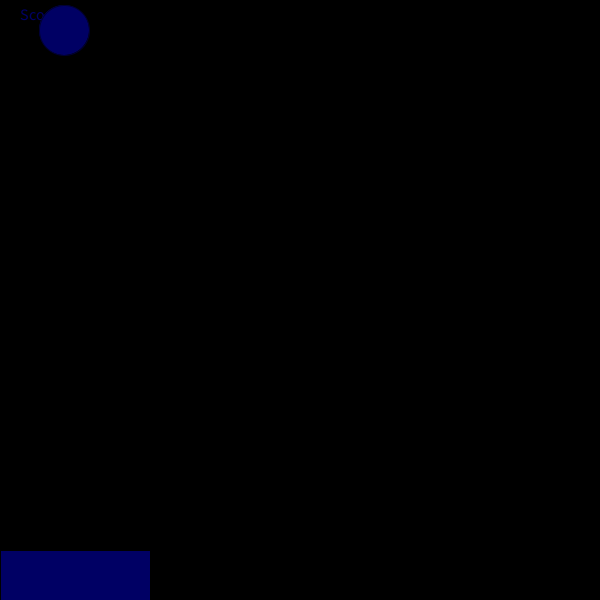
Frame 1 (no input)
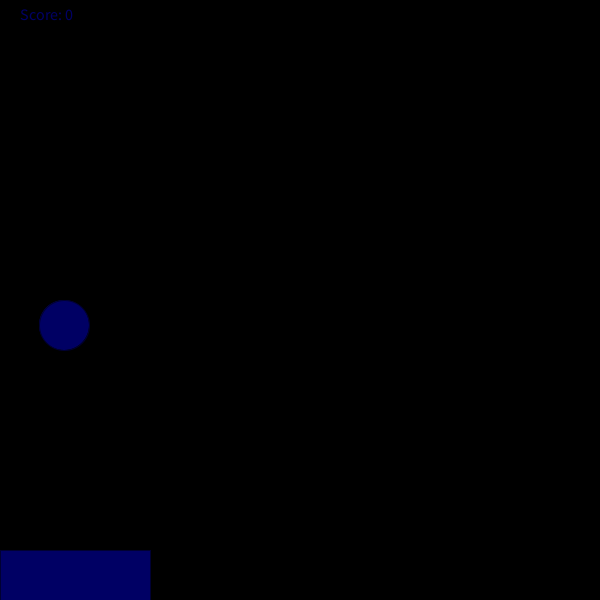
Frame 60 (the mouse pressed at the canvas centre just before this capture)
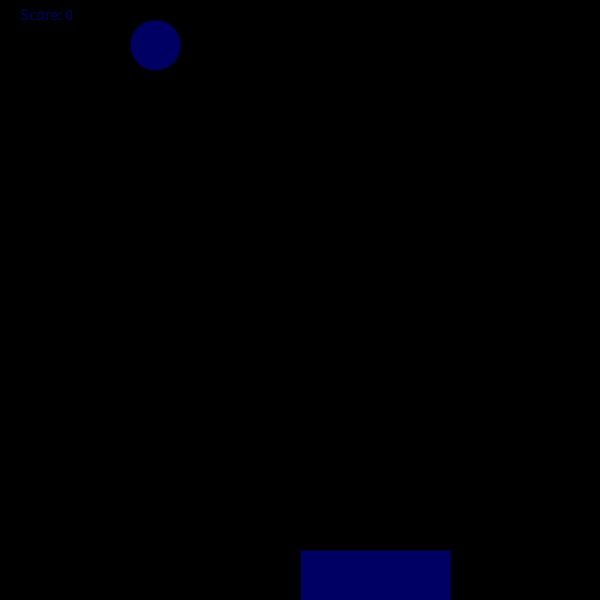
Frame 120 (the mouse held since frame 60 and released just before this capture)

The Processing sketch that drew these frames (run headless with seeded random() and noise(); from frame 60 on, the mouse is pressed at the canvas centre):

// Processing sketch: sketch_200724b
// ── sketch_200724b.pde
int randomNumber = (int) random(width);
int y = 25;
int score = 0;
void setup (){
  size(600,600); 
  


}

void draw () { 
  
  background(0,0,0);
  fill(0,0,100);
  rect(mouseX, 550, 150, 150);
  fill(0,0,100);
  stroke(0,0,50);
  
      fill(0, 0, 100);
    textSize(16);
    text("Score: " + score, 20, 20);
   fill(0,0,100);
  y += 5;
  if(y>600){
    y=25;
    randomNumber = (int) random(width);
  }
  if( randomNumber <= mouseX +150 && 599 < y && randomNumber > mouseX ){
   score ++; 
  }
  if(score < 0) {
   score = 0; 
  }
ellipse(randomNumber,y,50,50);
}
